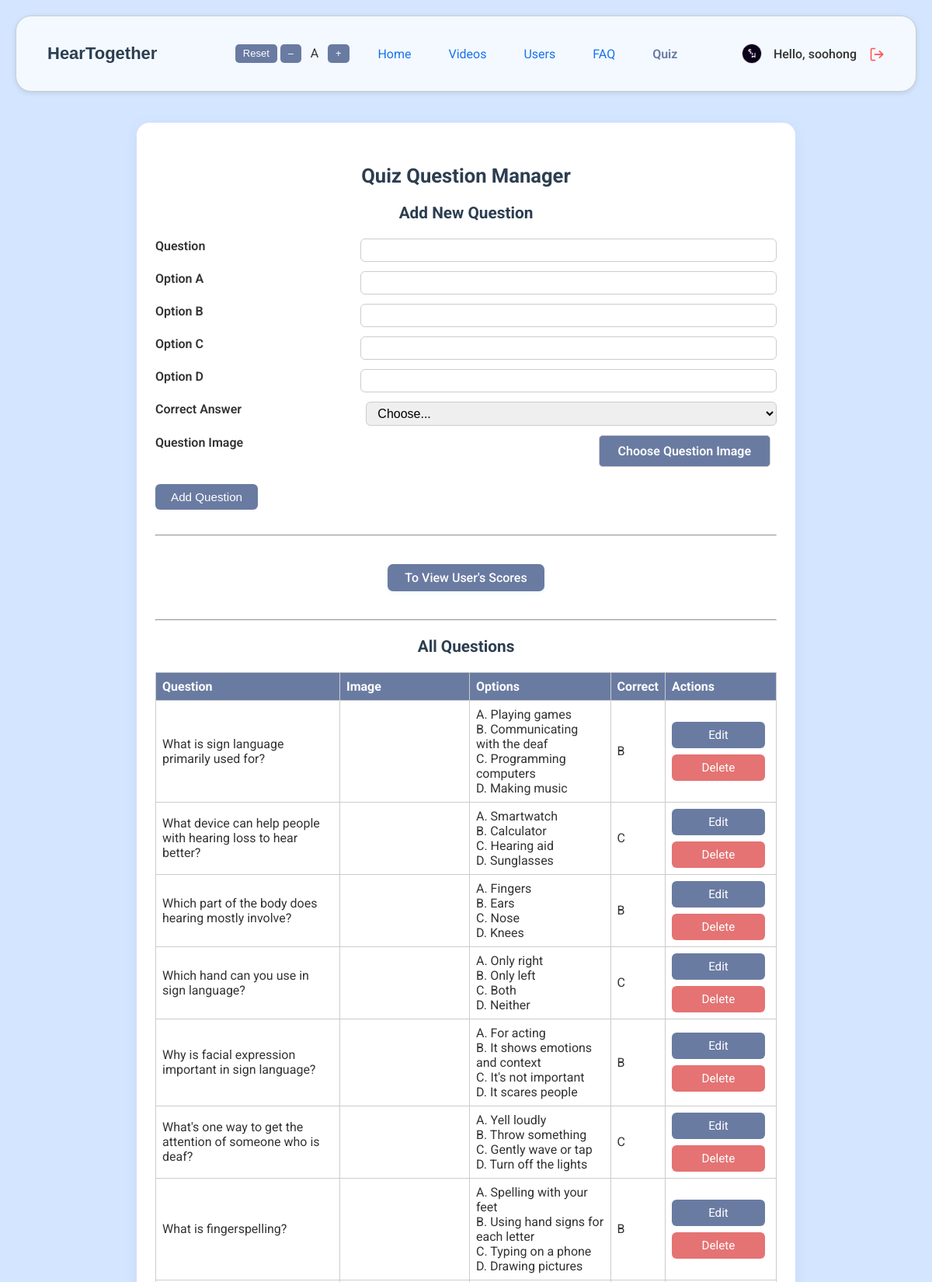
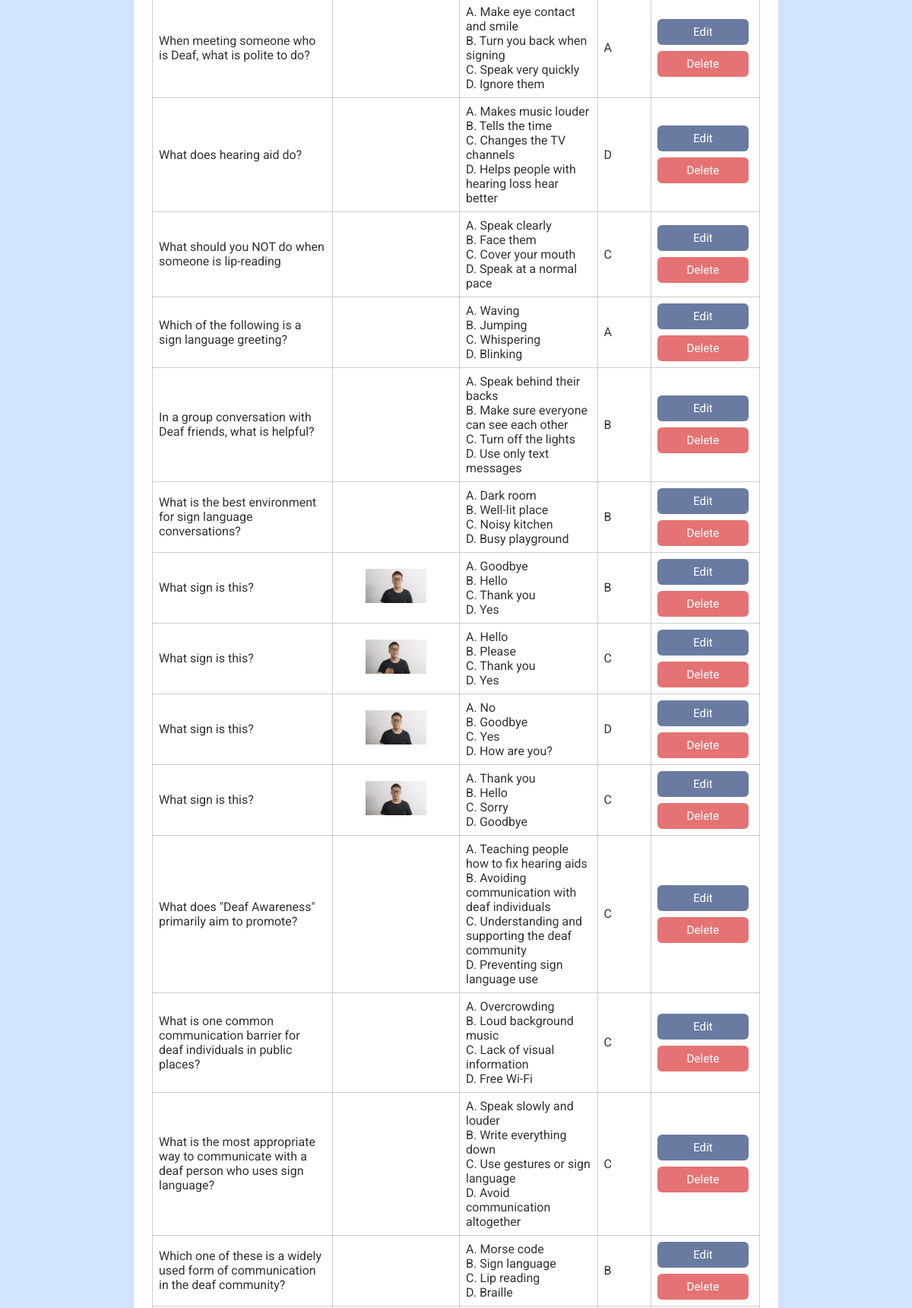
The app's page /admin_quiz.php (signed in, upper part) with its own data (2 pictures, top to bottom).
### tables this page shows
CREATE TABLE `users` (
  `user_id` int(11) NOT NULL,
  `username` varchar(128) NOT NULL,
  `password` varchar(255) NOT NULL,
  `email` varchar(255) NOT NULL,
  `profile_img` varchar(255) NOT NULL,
  `roles` varchar(10) NOT NULL,
  `is_approved` tinyint(1) NOT NULL DEFAULT 0,
  `created_at` datetime NOT NULL DEFAULT current_timestamp()
);

CREATE TABLE `quiz_questions` (
  `question_id` int(11) NOT NULL,
  `question_text` varchar(255) NOT NULL,
  `image` varchar(255) DEFAULT NULL,
  `option_a` varchar(100) NOT NULL,
  `option_b` varchar(100) NOT NULL,
  `option_c` varchar(100) NOT NULL,
  `option_d` varchar(100) NOT NULL,
  `correct_option` char(1) NOT NULL
);

### admin_quiz.php (the view, shortened to what this page needs)
<?php
require 'database.php';
$qres = $conn->query("SELECT * FROM quiz_questions ORDER BY question_id ASC");
$questions = [];
while ($row = $qres->fetch_assoc()) {
    $questions[] = $row;
}
?>
<!DOCTYPE html>
<html lang="en">
<head>
</head>
<body>
<?php include 'nav.php'; ?>
<main>
    <div class="container">
        <h2>Quiz Question Manager</h2>
        <form method="POST" enctype="multipart/form-data" autocomplete="off">
            <h3>Add New Question</h3>
            <div class="form-row">
                <label for="question_text">Question</label>
                <input type="text" id="question_text" name="question_text" maxlength="255" required>
            </div>
            <div class="form-row">
                <label for="option_a">Option A</label>
                <input type="text" id="option_a" name="option_a" maxlength="100" required>
            </div>
            <div class="form-row">
                <label for="option_b">Option B</label>
                <input type="text" id="option_b" name="option_b" maxlength="100" required>
            </div>
            <div class="form-row">
                <label for="option_c">Option C</label>
                <input type="text" id="option_c" name="option_c" maxlength="100" required>
            </div>
            <div class="form-row">
                <label for="option_d">Option D</label>
                <input type="text" id="option_d" name="option_d" maxlength="100" required>
            </div>
            <div class="form-row">
                <label for="correct_option">Correct Answer</label>
                <select id="correct_option" name="correct_option" required>
                    <option value="">Choose...</option>
                </select>
            </div>
            <div class="form-row">
                <label for="add_question_image">Question Image</label>
                <div style="display: flex; align-items: center; gap: 8px;">
                    <label class="file-label" for="add_question_image">Choose Question Image</label>
                </div>
            </div>
            <div class="form-row center">
                <button type="submit" name="add_question" class="action-btn">Add Question</button>
            </div>
        </form>
        <hr>
        <div class="center">
            <a href="admin_quiz_scores.php" class="back-link">To View User's Scores</a>
        </div>
        <hr>
        <h3>All Questions</h3>
        <table class="quiz-table">
            <thead>
                <tr>
                    <th>Question</th>
                    <th style="width: 150px;">Image</th>
                    <th>Options</th>
                    <th>Correct</th>
                    <th>Actions</th>
                </tr>
            </thead>
            <tbody>
            <?php foreach ($questions as $q): ?>
                <?php if (isset($_GET['edit']) && $_GET['edit'] == $q['question_id']): ?>
                <tr>
                    <form method="POST" enctype="multipart/form-data">
                        <input type="hidden" name="edit_question" value="<?= $q['question_id'] ?>">
                        <td>
                            <input type="text" name="edit_question_text" value="<?= htmlspecialchars($q['question_text']) ?>" required maxlength="255">
                        </td>
                        <td style="text-align:center; width: 150px;">
                            <?php if (!empty($q['image'])): ?>
                                <img src="<?= htmlspecialchars($q['image']) ?>" alt="Current Image" style="max-width:80px; max-height:60px; object-fit:contain; margin-bottom:5px;"><br>
                            <?php else: ?>
                                <img src="images/quiz_default.svg" alt="Default Image" style="max-width:80px; max-height:60px; object-fit:contain; margin-bottom:5px;"><br>
                            <?php endif; ?>
                            <label class="file-label" for="edit_question_image_<?= $q['question_id'] ?>">Change Image</label>
                                <input type="file" id="edit_question_image_<?= $q['question_id'] ?>" name="question_image" accept=".gif,.png,.jpg,.jpeg,image/gif,image/png,image/jpeg">
                                <span class="edit-image-label" style="font-size:0.95em;color:#888;margin-left:10px;"></span>
                            <br>
                                <small>Leave blank to keep existing image</small>
                        </td>
                        <td>
                            <input type="text" name="edit_option_a" value="<?= htmlspecialchars($q['option_a']) ?>" required maxlength="100" style="width:60px;"> A<br>
                            <input type="text" name="edit_option_b" value="<?= htmlspecialchars($q['option_b']) ?>" required maxlength="100" style="width:60px;"> B<br>
                            <input type="text" name="edit_option_c" value="<?= htmlspecialchars($q['option_c']) ?>" required maxlength="100" style="width:60px;"> C<br>
                            <input type="text" name="edit_option_d" value="<?= htmlspecialchars($q['option_d']) ?>" required maxlength="100" style="width:60px;"> D
                        </td>
                        <td>
                            <select name="edit_correct_option" required>
                                <option value="A" <?= $q['correct_option']=='A'?'selected':'' ?>>A</option>
                                <option value="B" <?= $q['correct_option']=='B'?'selected':'' ?>>B</option>
                                <option value="C" <?= $q['correct_option']=='C'?'selected':'' ?>>C</option>
                                <option value="D" <?= $q['correct_option']=='D'?'selected':'' ?>>D</option>
                            </select>
                        </td>
                        <td>
                            <div class="action-buttons">
                                <button type="submit" name="edit_question" value="<?= $q['question_id'] ?>" class="save-btn">Save</button>
                                <a href="admin_quiz.php" class="action-btn">Cancel</a>
                            </div>
                        </td>
                    </form>
                </tr>
                <?php else: ?>
                    <tr>
                        <td>
                            <?= htmlspecialchars($q['question_text']) ?>
                        </td>
                        <td style="text-align:center; width: 150px;">
                            <?php if (!empty($q['image'])): ?>
                                <img src="<?= htmlspecialchars($q['image']) ?>" alt="Question Image" style="max-width:80px; max-height:60px; object-fit:contain;">
                            <?php else: ?>
                                <img src="images/quiz_default.svg" alt="Default Image" class="quiz_image">
                            <?php endif; ?>
                        </td>
                        <td>
                            A. <?= htmlspecialchars($q['option_a']) ?><br>
                            B. <?= htmlspecialchars($q['option_b']) ?><br>
                            C. <?= htmlspecialchars($q['option_c']) ?><br>
                            D. <?= htmlspecialchars($q['option_d']) ?>
                        </td>
                        <td><?= $q['correct_option'] ?></td>
                        <td>
                            <div class="action-buttons">
                                <a href="admin_quiz.php?edit=<?= $q['question_id'] ?>" class="edit-btn">Edit</a>
                                <a href="admin_quiz.php?delete=<?= $q['question_id'] ?>" class="delete-btn" onclick="return confirm('Delete this question?');">Delete</a>
                            </div>
                        </td>
                    </tr>
                <?php endif; ?>
            <?php endforeach; ?>
            </tbody>
        </table>
        <br>
    </div>
</main>
</body>
</html>

### nav.php (shortened to what this page needs)
<?php
require_once 'database.php';
$currentPage = basename($_SERVER['PHP_SELF']);
$nav_profile_img = 'profile/profile.png';
if (isset($_SESSION['username'])) {
    $username = $_SESSION['username'];
    $stmt = $conn->prepare("SELECT profile_img FROM users WHERE username = ?");
    $stmt->bind_param("s", $username);
    $stmt->execute();
    $result = $stmt->get_result();
    if ($result && $row = $result->fetch_assoc()) {
        $nav_profile_img = !empty($row['profile_img']) ? $row['profile_img'] : 'profile/profile.png';
    }
}
?>
<!DOCTYPE html>
<html lang="en">
<head>
</head>
<body>
<header>
    <div class="header-title">
        <a href="homepage.php">HearTogether</a>
    </div>
    <div class="font-size-toggle" id="fontSizeToggle">
        <button type="button" id="fontSizeReset" title="Reset font size">Reset</button>
        <button type="button" id="fontSizeSmall" title="Decrease font size">–</button>
        <span id="fontSizeLabel" style="margin: 0 4px; font-size: 15px;">A</span>
        <button type="button" id="fontSizeLarge" title="Increase font size">+</button>
    </div>
    <nav>
        <ul class="nav-links" id="navLinks">
            <li>
                <a class='nav-anc <?php echo $currentPage == "homepage.php" ? "active" : ""; ?>'
                href="homepage.php">Home</a>
            </li>
            <li>
                <a class='nav-anc <?php echo $currentPage == "videos.php" || $currentPage == "admin_videos.php" ? "active" : ""; ?>'
                href="<?php echo (isset($_SESSION['roles']) && $_SESSION['roles'] === 'admin') ? 'admin_videos.php' : 'videos.php'; ?>">Videos</a>
            </li>
            <?php if (isset($_SESSION['roles']) && $_SESSION['roles'] === 'admin') : ?>
                <li>
                    <a class='nav-anc <?php echo $currentPage == "admin_users.php" ? "active" : ""; ?>' href="admin_users.php">Users</a>
                </li>
            <?php endif; ?>
            <li>
                <a class='nav-anc <?php echo ($currentPage == "faq.php" || $currentPage == "admin_faq.php") ? "active" : ""; ?>'
                href="<?php echo (isset($_SESSION['roles']) && $_SESSION['roles'] === 'admin') ? 'admin_faq.php' : 'faq.php'; ?>">
                FAQ
                </a>
            </li>
            <li>
                <a class='nav-anc <?php echo ($currentPage == "quiz_home.php" || $currentPage == "admin_quiz.php") ? "active" : ""; ?>'
                href="<?php echo (isset($_SESSION['roles']) && $_SESSION['roles'] === 'admin') ? 'admin_quiz.php' : 'quiz_home.php'; ?>">
                Quiz
                </a>
            </li>
        </ul>
    </nav>
    <div class="greeting greeting-desktop">
        <?php if (isset($_SESSION['username'])) : ?>
           <img src="<?php echo htmlspecialchars($nav_profile_img); ?>" alt="Profile Picture" class="profile">
            <a href="profile.php">
                <span>Hello, <?php echo htmlspecialchars($_SESSION['username']); ?></span>
            </a>
            <form action="logout.php" method="post" style="display:inline;">
                <button type="submit" class="logout-btn" title="Logout">
                    <img src="icons/logout.png" alt="Logout Icon">
                </button>
            </form>
        <?php endif; ?>
    </div>
</header>
</body>
</html>

### admin_quiz.php (style rules this page uses)
:root { --primary-colour: #6A7BA2; --primary-hover: #5C728A; --background-colour: rgb(211, 229, 255); --container-background: #ffffff; --text: #333333; --heading-colour: #2C3E50; --border-colour: #cccccc; --button-background: var(--primary-colour); --button-hover: var(--primary-hover); --danger: #ff5e57; --success: #1d8a47; }
body { background: var(--background-colour); font-family: 'Roboto', sans-serif; margin: 0; color: var(--text); }
.container { background: var(--container-background); max-width: 800px; margin: 40px auto 20px; padding: 32px 24px; border-radius: 16px; box-shadow: 0 4px 16px rgba(106, 123, 162, 0.1); }
h2, h3 { color: var(--heading-colour); text-align: center; }
form { margin-bottom: 32px; }
.quiz-table, .user-table { width: 100%; border-collapse: collapse; margin: 18px 0; font-size: 1rem; }
.quiz-table th, .quiz-table td, .user-table th, .user-table td { border: 1px solid var(--border-colour); padding: 8px; text-align: left; }
.quiz-table th, .user-table th { background: var(--primary-colour); color: #fff; }
.action-btn, .edit-btn, .delete-btn, .save-btn { background: var(--button-background); color: #fff; border: none; padding: 8px 20px; border-radius: 6px; margin-right: 6px; font-size: 0.95rem; cursor: pointer; transition: background 0.2s; text-decoration: none; }
.action-buttons { display: flex; flex-direction: column; gap: 8px; align-items: flex-start; }
.action-buttons button, .action-buttons a { width: 80px; text-align: center; }
.back-link { display: inline-block; margin-top: 28px; margin-bottom: 28px; padding: 8px 22px; background: var(--button-background); color: #fff; border-radius: 7px; text-decoration: none; font-weight: 500; font-size: 1rem; transition: background 0.2s; box-shadow: 0 2px 6px rgba(60,200,255,0.08); }
.delete-btn { background: var(--danger); }
.form-row { display: flex; gap: 12px; margin-bottom: 12px; flex-wrap: wrap; }
.form-row label { flex: 1 1 120px; min-width: 120px; font-weight: 600; }
.form-row input[type="text"], .form-row select { flex: 2 1 250px; padding: 5px 10px; border: 1px solid var(--border-colour); border-radius: 6px; font-size: 1rem; }
.center { text-align: center; }
label.file-label { display: inline-block; background: var(--button-background); color: var(--button-text, #fff); padding: 10px 24px; border-radius: 5px; border: 1px solid var(--border-colour); cursor: pointer; font-weight: 600; transition: background 0.2s, border 0.2s; margin-bottom: 10px; font-size: 1rem; box-sizing: border-box; }

### records on screen
users: profile_img (picture)
quiz_questions: question_text "What is sign language primarily used for?", option_a "Playing games", option_b "Communicating with the deaf", option_c "Programming computers", option_d "Making music", correct_option "B"
quiz_questions: question_text "What device can help people with hearing loss to hear better?", option_a "Smartwatch", option_b "Calculator", option_c "Hearing aid", option_d "Sunglasses", correct_option "C"
quiz_questions: question_text "Which part of the body does hearing mostly involve?", option_a "Fingers", option_b "Ears", option_c "Nose", option_d "Knees", correct_option "B"
quiz_questions: question_text "Which hand can you use in sign language?", option_a "Only right", option_b "Only left", option_c "Both", option_d "Neither", correct_option "C"
quiz_questions: question_text "Why is facial expression important in sign language?", option_a "For acting", option_b "It shows emotions and context", option_c "It's not important", option_d "It scares people", correct_option "B"
quiz_questions: question_text "What's one way to get the attention of someone who is deaf?", option_a "Yell loudly", option_b "Throw something", option_c "Gently wave or tap", option_d "Turn off the lights", correct_option "C"
quiz_questions: question_text "What is fingerspelling?", option_a "Spelling with your feet", option_b "Using hand signs for each letter", option_c "Typing on a phone", option_d "Drawing pictures", correct_option "B"
quiz_questions: question_text "When meeting someone who is Deaf, what is polite to do?", option_a "Make eye contact and smile", option_b "Turn you back when signing", option_c "Speak very quickly", option_d "Ignore them", correct_option "A"
quiz_questions: question_text "What does hearing aid do?", option_a "Makes music louder", option_b "Tells the time", option_c "Changes the TV channels", option_d "Helps people with hearing loss hear better", correct_option "D"
quiz_questions: question_text "What should you NOT do when someone is lip-reading", option_a "Speak clearly", option_b "Face them", option_c "Cover your mouth", option_d "Speak at a normal pace", correct_option "C"
quiz_questions: question_text "Which of the following is a sign language greeting?", option_a "Waving", option_b "Jumping", option_c "Whispering", option_d "Blinking", correct_option "A"
quiz_questions: question_text "In a group conversation with Deaf friends, what is helpful?", option_a "Speak behind their backs", option_b "Make sure everyone can see each other", option_c "Turn off the lights", option_d "Use only text messages", correct_option "B"
quiz_questions: question_text "What is the best environment for sign language conversations?", option_a "Dark room", option_b "Well-lit place", option_c "Noisy kitchen", option_d "Busy playground", correct_option "B"
quiz_questions: question_text "What sign is this?", image (picture), option_a "Goodbye", option_b "Hello", option_c "Thank you", option_d "Yes", correct_option "B"
quiz_questions: question_text "What sign is this?", image (picture), option_a "Hello", option_b "Please", option_c "Thank you", option_d "Yes", correct_option "C"
quiz_questions: question_text "What sign is this?", image (picture), option_a "No", option_b "Goodbye", option_c "Yes", option_d "How are you?", correct_option "D"
quiz_questions: question_text "What sign is this?", image (picture), option_a "Thank you", option_b "Hello", option_c "Sorry", option_d "Goodbye", correct_option "C"
quiz_questions: question_text "What does \"Deaf Awareness\" primarily aim to promote?", option_a "Teaching people how to fix hearing aids", option_b "Avoiding communication with deaf individuals", option_c "Understanding and supporting the deaf community", option_d "Preventing sign language use", correct_option "C"
quiz_questions: question_text "What is one common communication barrier for deaf individuals in public places?", option_a "Overcrowding", option_b "Loud background music", option_c "Lack of visual information", option_d "Free Wi-Fi", correct_option "C"
quiz_questions: question_text "What is the most appropriate way to communicate with a deaf person who uses sign language?", option_a "Speak slowly and louder", option_b "Write everything down", option_c "Use gestures or sign language", option_d "Avoid communication altogether", correct_option "C"
quiz_questions: question_text "Which one of these is a widely used form of communication in the deaf community?", option_a "Morse code", option_b "Sign language", option_c "Lip reading", option_d "Braille", correct_option "B"

### other values on screen
$_SESSION['username'] "soohong"
